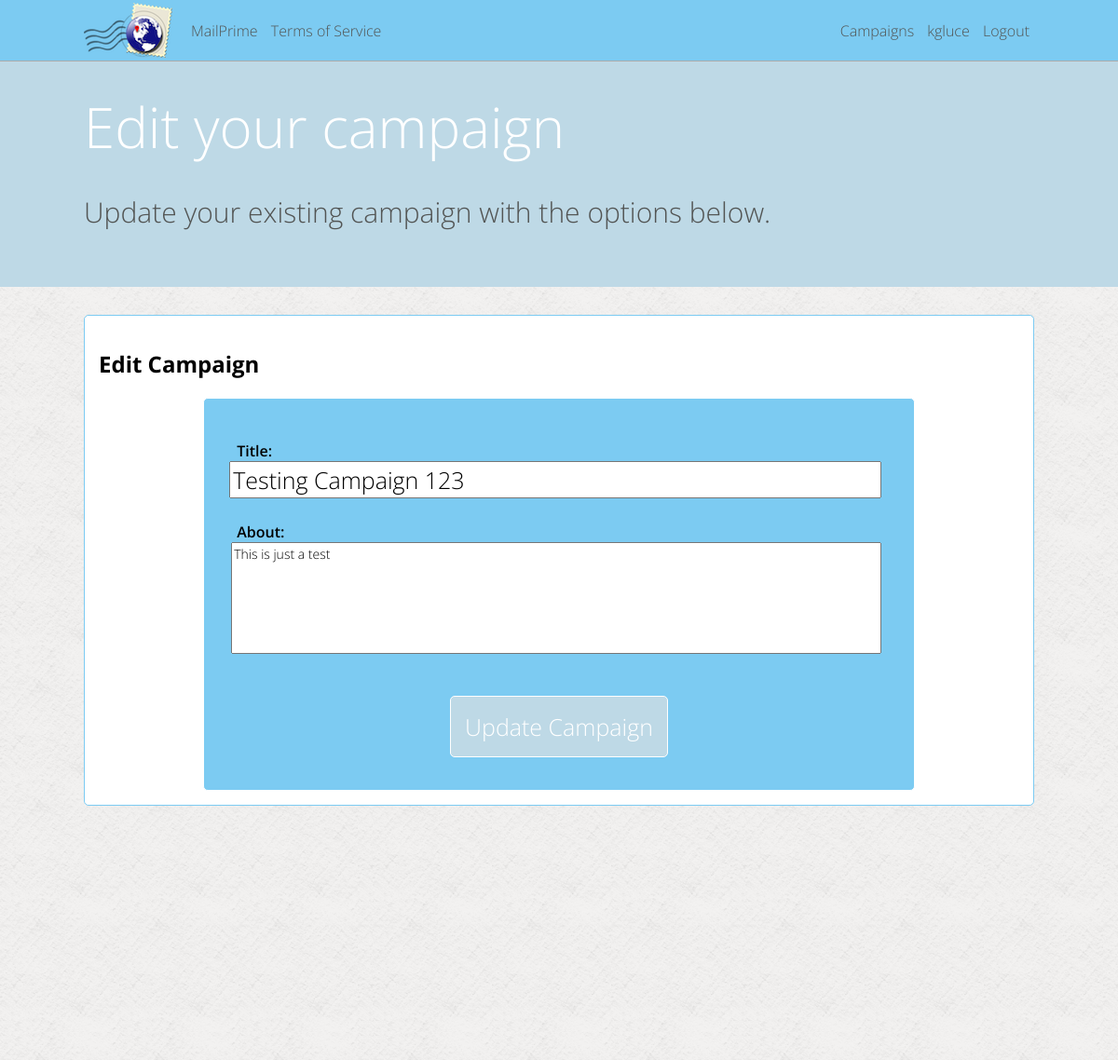
The app's page /kgluce/campaign-1/edit (signed in), older data.
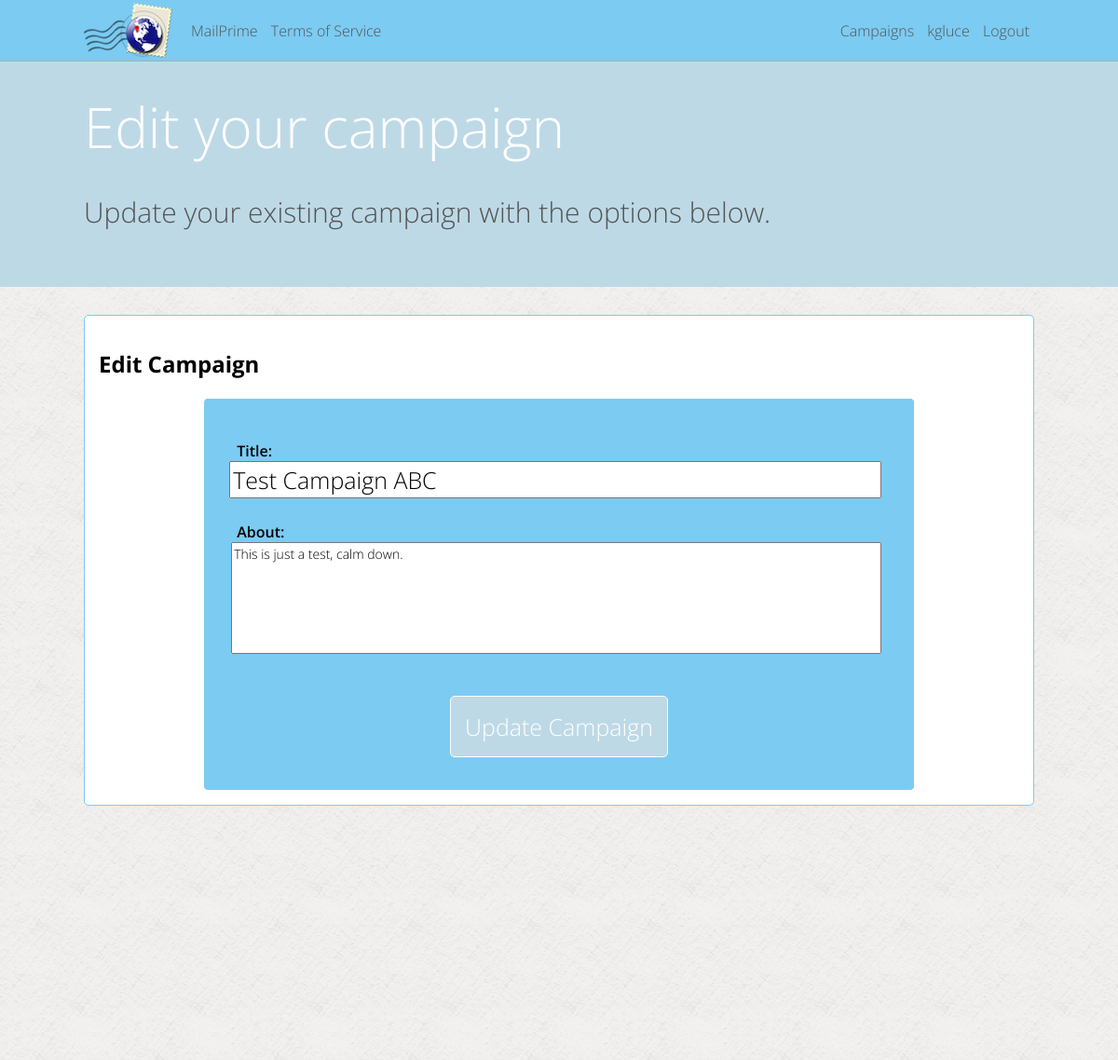
The same page, newer data.
### mailer/models.py (models this page shows, shortened)
class Campaign(models.Model):
	title = models.CharField(max_length=200)
	about = models.TextField()
	created_date = models.DateTimeField(auto_now_add=True, blank=True)
	updated_date = models.DateTimeField(auto_now=True)
	active = models.BooleanField(default=True)
	user = models.ForeignKey(User)

### mailer/campaign_views.py (the view)
# urls.py: url(r'^(\w+)/campaign-(\d+)/edit$', campaign_views.user_campaign_edit, name='user_campaign_edit'),
def user_campaign_edit(request, param_username, param_campaign_pk):
	page_vars = {"page_title": "Edit Campaign"}
	if current_user(request) and param_username == request.user.username:
		try:
			user_campaign = Campaign.objects.get(pk = param_campaign_pk)
		except Campaign.DoesNotExist:
			raise Http404
		page_vars['campaign'] = user_campaign
		if user_campaign.user == request.user:
			if request.method == "GET":
				page_vars['form'] = CampaignForm(instance=user_campaign)
				csrfContext = RequestContext(request, page_vars)
				return render(request, 'campaign/edit.html', csrfContext)

### mailer/forms.py
class CampaignForm(forms.ModelForm):
	class Meta:
		model = Campaign
		fields = ['title', 'about']
		widgets = { 'about': forms.Textarea(attrs={'cols': 35, 'rows': 6})}

### mailer/lib.py (called while the page is built)
def current_user(request):
	if request.user.is_authenticated():
		return True
	else:
		return False

### mailer/templates/campaign/edit.html (shortened to what this page needs)
{% extends "_base.html" %}
{% block content %}
<div class="solid_bg">
<h1>Edit Campaign</h1>
<div class="form_wrapper">
<form id="new_campaign_form" method="post" action="/{{ user.username }}/campaign-{{ campaign.pk }}/edit">
	<ul class="form_item">
	{% for field in form.visible_fields %}
	<li>
		{{ field.label_tag }}
		{{ field }}
	</li>
	{% endfor %}
	</ul>
	<input type="submit" name="submit" value="Update Campaign" />
</form>
</div>
</div>
{% endblock %}
{% block header %}
<h5 id="header_title">Edit your campaign</h5>
<p id="header_desc">Update your existing campaign with the options below.</p>
{% endblock header %}

Row changes from the older to the newer data that the page shows:
changed Campaign: title "Testing Campaign 123" → "Test Campaign ABC"; about "This is just a test" → "This is just a test, calm down."
